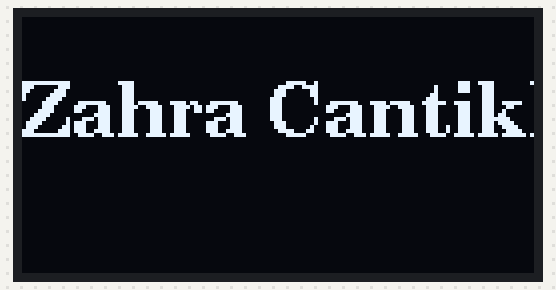
Recording of a sketch running on a simulated Arduino Uno, built with avr-gcc and run on an emulated ATmega328P. Shown: 128×64 one-colour display.

Above: at 0.1 s.

The sketch:

testlcdnano.ino
```cpp
#include <U8g2lib.h>
#include <Wire.h>

// Inisialisasi untuk OLED 128x64 menggunakan I2C
U8G2_SSD1306_128X64_NONAME_F_HW_I2C u8g2(U8G2_R0, /* reset=*/ U8X8_PIN_NONE);

void setup(void) {
  // Memulai komunikasi I2C
  u8g2.begin();
}

void loop(void) {
  u8g2.clearBuffer();                // Menghapus buffer
  u8g2.setFont(u8g2_font_ncenB14_tr); // Mengatur font
  u8g2.drawStr(0, 30, "Zahra Cantikk");  // Menulis teks di buffer
  u8g2.sendBuffer();               // Mengirim buffer ke OLED
  delay(1000);                      // Tunggu selama 1 detik
}
```
